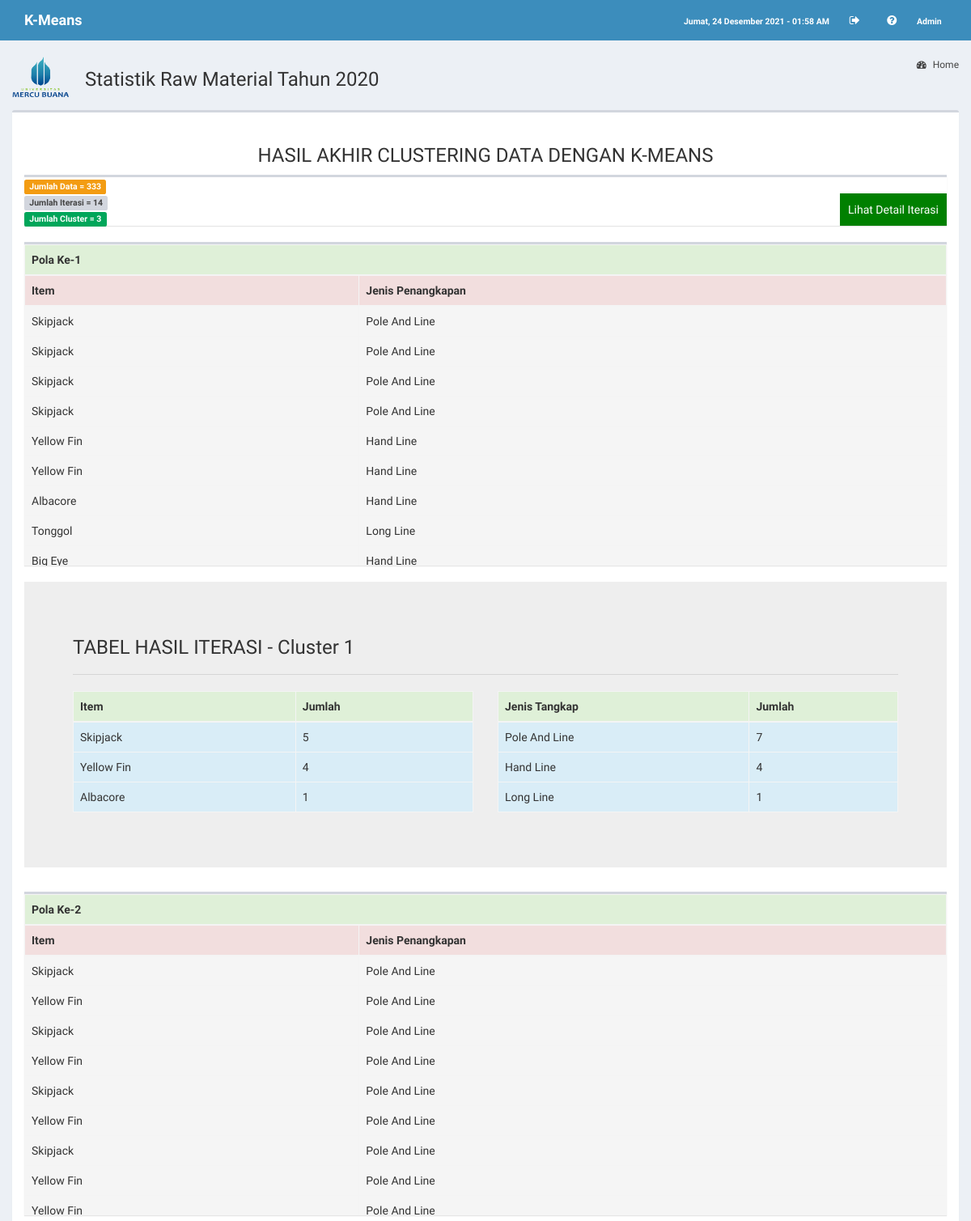
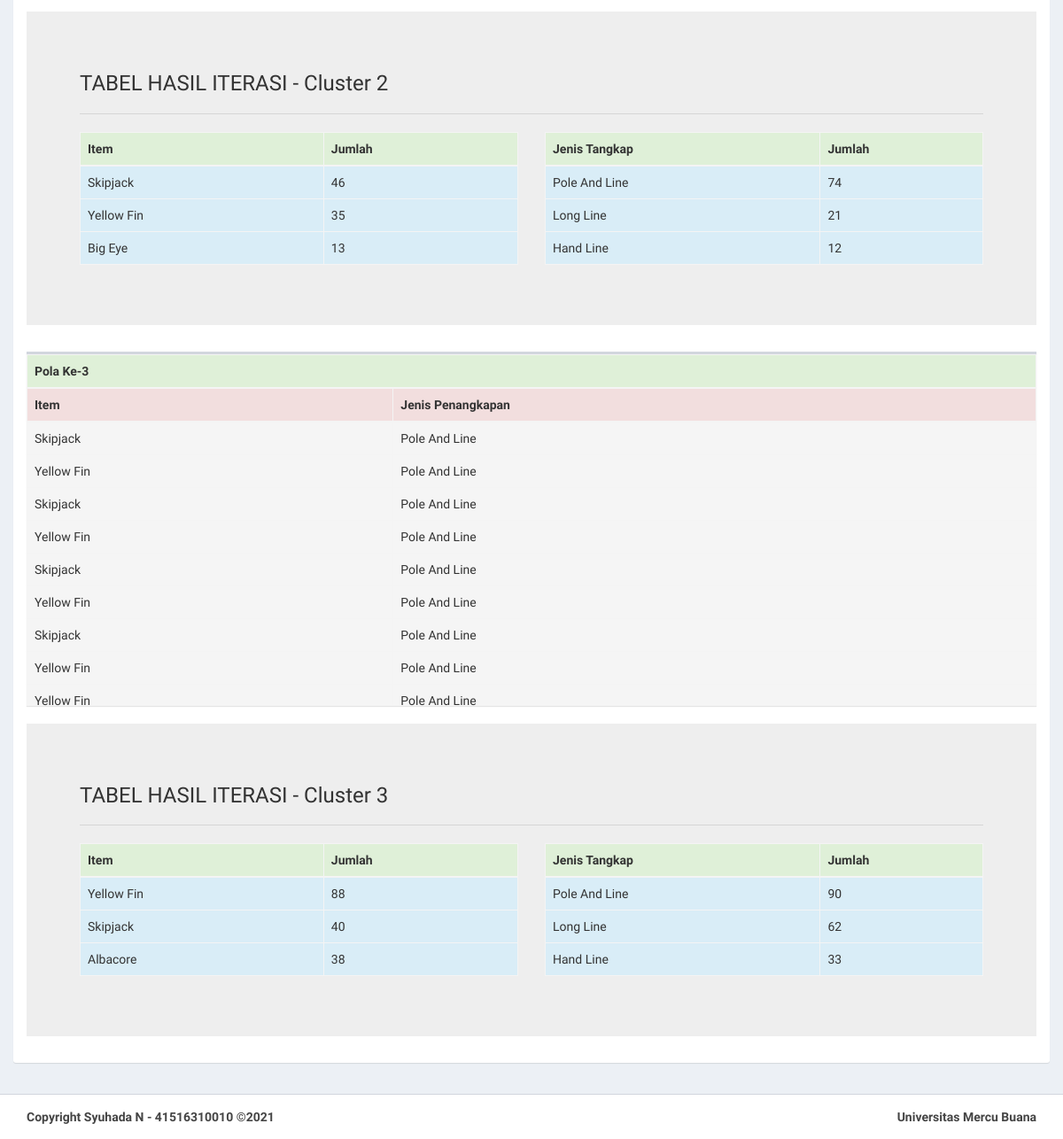
Page /index.php/mining on the committed database (2 pictures, top to bottom).
### tables this page shows
CREATE TABLE `user` (
  `id_user` int(11) NOT NULL,
  `username` varchar(50) NOT NULL,
  `password` varchar(100) NOT NULL,
  `status_user` varchar(20) NOT NULL
);

CREATE TABLE `transaksi` (
  `id_transaksi` int(11) NOT NULL,
  `no_biling` varchar(150) NOT NULL,
  `id_item` int(11) NOT NULL,
  `id_kapal` int(11) NOT NULL,
  `id_catch` int(11) NOT NULL,
  `qty` int(11) NOT NULL,
  `stok` int(11) NOT NULL,
  `id_jenis` int(11) NOT NULL,
  `tanggal` date NOT NULL
);

CREATE TABLE `item` (
  `id_item` int(11) NOT NULL,
  `nama_item` varchar(150) NOT NULL
);

CREATE TABLE `tangkap` (
  `id_catch` int(11) NOT NULL,
  `nama_catch` varchar(50) NOT NULL
);

### application/libraries/Template.php (called while the page is built)
<?php
class Template
{
    var $template_data = array();
    function set($name, $value)
    {
        $this->template_data[$name] = $value;
    }
    function load($template = '', $view = '', $view_data = array(), $return = FALSE)
    {
        $this->CI = &get_instance();
        $this->set('contents', $this->CI->load->view($view, $view_data, TRUE));
        return $this->CI->load->view($template, $this->template_data, $return);
    }
}

### application/controllers/Mining.php (called while the page is built, shortened)
<?php
class Mining extends CI_Controller
{
  public function index()
  {
    $data['title'] = 'Hasil Clustering';
    $data['con'] = $this->db->db_connect();
    $this->template->load('template/template', 'mining/index', $data);
  }
}

### index.php (called while the page is built, shortened)
<?php
require_once BASEPATH.'core/CodeIgniter.php';

### application/libraries/fungsi.php (called while the page is built, shortened)
<?php
class Fungsi
{
  protected $ci;
  function __construct()
  {
    $this->ci = &get_instance();
  }
  function user_login()
  {
    $user_id = $this->ci->session->userdata('id_user');
    $user_data = $this->ci->User_model->get($user_id)->row();
    return $user_data;
  }
}

### application/models/User_model.php (called while the page is built, shortened)
<?php
class User_model extends CI_Model
{
  public function get($id = null)
  {
    $this->db->from('user');
    $query = $this->db->get();
    return $query;
  }
}

### application/views/mining/index.php (the view, shortened to what this page needs)
<section class="content-header">
  <img src="<?= base_url('assets/logo mercu.png'); ?>" alt="" width="70" height="50" style="float: left; margin-top: 5px; margin-right:20px">
  <h3>Statistik Raw Material Tahun 2020</h3>
  <ol class="breadcrumb">
    <li><a href="<?= base_url('dashboard'); ?>"><i class="fa fa-dashboard"></i> Home</a></li>
  </ol>
</section>
<section class="content">
  <div class="box box-default">
    <br>
    <div class="container">
      <div class="row">
        <div class="col-md-12">
          <?php
          class DataSet
          {
            function __construct($v, $w, $x, $y)
            {
              $this->v = $v;
              $this->w = $w;
            }
          }
          function distance($p1, $p2)
          {
            return sqrt(pow(($p1->v - $p2->v), 2) + pow(($p1->w - $p2->w), 2) + pow(($p1->x - $p2->x), 2) + pow(($p1->y - $p2->y), 2));
          }
          function dump($table, $centroid, $k)
          {
            $cluster = array();
            foreach ($table as $row) {
              $minValue = 999999;
              $minID = 0;
              for ($i = 0; $i < $k; $i++) {
                $dist = distance($row, $centroid[$i]);
                if ($minValue > $dist) {
                  $minID = $i;
                  $minValue = $dist;
                }
              }
              $cluster[] = $minID;
            }
            return $cluster;
          }
          function dump_group($centroid, $group, $k)
          {
            for ($i = 0; $i < $k; $i++) {
              $v = 0;
              $w = 0;
              $x = 0;
              $y = 0;
              $c = 0;
              foreach ($group[$i] as $set) {
                $c++;
                $v += $set->v;
                $w += $set->w;
                $x += $set->x;
                $y += $set->y;
              }
              $v /= $c;
              $w /= $c;
              $x /= $c;
              $y /= $c;
              $centroid[$i] = new DataSet($v, $w, $x, $y);
            }
            return $centroid;
          }
          if (isset($_REQUEST['data'])) {
            $var = $_REQUEST['data'];
          } else
            $sql = "SELECT id_item, id_catch, qty, id_kapal FROM transaksi";
          $result = mysqli_query($con, $sql);
          while ($r = mysqli_fetch_assoc($result)) {
            $var1[] = array('v' => $r['id_item'], 'w' => $r['id_catch'], 'x' => $r['qty'], 'y' => $r['id_kapal']);
          }
          $var = json_encode($var1);
          if (isset($_REQUEST['k']))
            $k = $_REQUEST['k'];
          else
            $k = 3;
          $obj = json_decode($var);
          $table = array();
          foreach ($obj as $row) {
            $table[] = new DataSet($row->v, $row->w, $row->x, $row->y);
          }
          $centroid = array();
          for ($i = 0; $i < $k; $i++)
            $centroid[] = new DataSet($table[$i]->v, $table[$i]->w, $table[$i]->x, $table[$i]->y);
          $iteration_limit = 100;
          for ($iteration = 0; $iteration < $iteration_limit; $iteration++) {
            $cluster = dump($table, $centroid, $k);
            $group = array();
            for ($i = 0; $i < $k; $i++) {
              $group[] = array();
            }
            $i = 0;
            foreach ($table as $row) {
              $group[$cluster[$i]][] = new DataSet($row->v, $row->w, $row->x, $row->y);
              $i++;
            }
            $new_centroid = dump_group($centroid, $group, $k);
            $flag = true;
            $i = 0;
            foreach ($new_centroid as $g) {
              if (
                $centroid[$i]->v != $new_centroid[$i]->v || $centroid[$i]->w != $new_centroid[$i]->w || $centroid[$i]->x != $new_centroid[$i]->x
                || $centroid[$i]->y != $new_centroid[$i]->y
              ) {
                $flag = false;
                break;
              }
              $i++;
            }
            if ($flag) {
              break;
            }
            $i = 0;
            foreach ($new_centroid as $g) {
              $centroid[$i] = new DataSet($g->v, $g->w, $g->x, $g->y);
              $i++;
            }
          }
          ?>
          <h3 align="center">HASIL AKHIR CLUSTERING DATA DENGAN K-MEANS</h3>
          <div class="box box-default" id="info_iterasi" style="border-radius: 0;">
            <label class="label label-warning">Jumlah Data = <?= count($obj); ?></label><br />
            <label class="label label-default">Jumlah Iterasi = <?= $iteration; ?></label><br />
            <label class="label label-success">Jumlah Cluster = <?= $k; ?></label>
            <a href="<?= base_url('mining/detail'); ?>" style="float: right; background: green; color: white; padding: 10px; margin-top: -20px; text-decoration: none;">Lihat Detail Iterasi</a>
          </div>
          <?php
          for ($i = 0; $i < count($group); $i++) {
            $itemCount[$i] = array();
            $tangkapCount[$i] = array();
          ?>
            <div class="box box-default" style="border-radius: 0; overflow: scroll; height: 400px;">
              <table class="table table-hover table-bordered">
                <thead>
                  <tr class="success">
                    <th colspan="5">Pola Ke-<?= $i + 1; ?></th>
                  </tr>
                  <tr class="danger">
                    <th>Item</th>
                    <th>Jenis Penangkapan</th>
                  </tr>
                </thead>
                <tbody>
                  <?php
                  $item = array();
                  $tangkap = array();
                  foreach ($group[$i] as $var) {
                    $sqlitem = "SELECT nama_item FROM item WHERE id_item = $var->v";
                    $resitem = mysqli_query($con, $sqlitem);
                    while ($ritem = mysqli_fetch_assoc($resitem)) {
                      $item = $ritem;
                    }
                    $sqltangkap = "SELECT nama_catch FROM tangkap WHERE id_catch = $var->w";
                    $restangkap = mysqli_query($con, $sqltangkap);
                    while ($rtangkap = mysqli_fetch_assoc($restangkap)) {
                      $tangkap = $rtangkap;
                    }
                    echo "<tr class='active'>
                        <td>" . $item['nama_item'] . "</td>
                        <td>" . $tangkap['nama_catch'] . "</td>
                      </tr>";
                    array_push($itemCount[$i], $item['nama_item']);
                    array_push($tangkapCount[$i], $tangkap['nama_catch']);
                  }
                  $jmlitem[$i] = array_count_values($itemCount[$i]);
                  arsort($jmlitem[$i]);
                  $jmltangkap[$i] = array_count_values($tangkapCount[$i]);
                  arsort($jmltangkap[$i]);
                  ?>
                </tbody>
              </table>
            </div>
            <?php
            $tampilitem = array_values($jmlitem[$i]);
            $tampiltangkap = array_values($jmltangkap[$i]);
            $tnitem = array_keys($jmlitem[$i]);
            $tntangkap = array_keys($jmltangkap[$i]);
            ?>
            <div class="jumbotron" style="border-radius: 0;">
              <h3>TABEL HASIL ITERASI - Cluster <?= $i + 1; ?></h3>
              <hr>
              <div class="row">
                <div class="col-md-6">
                  <table class="table table-bordered">
                    <thead>
                      <tr class="success">
                        <th>Item</th>
                        <th>Jumlah</th>
                      </tr>
                    </thead>
                    <tbody>
                      <?php
                      for ($tp = 0; $tp < (count($tampilitem) / count($tampilitem) * 3); $tp++) {
                        echo "<tr class='info'>
                          <td>" . $tnitem[$tp] . "</td>
                          <td>" . $tampilitem[$tp] . "</td>
                          </tr>";
                      }
                      ?>
                    </tbody>
                  </table>
                </div>
                <div class="col-md-6">
                  <table class="table table-bordered">
                    <thead>
                      <tr class="success">
                        <th>Jenis Tangkap</th>
                        <th>Jumlah</th>
                      </tr>
                    </thead>
                    <tbody>
                      <?php
                      for ($tj = 0; $tj < (count($tampiltangkap) / count($tampiltangkap) * 3); $tj++) {
                        echo "<tr class='info'>
                          <td>" . $tntangkap[$tj] . "</td>
                          <td>" . $tampiltangkap[$tj] . "</td>
                          </tr>";
                      }
                      ?>
                    </tbody>
                  </table>
                </div>
              </div>
            </div>
          <?php
          }
          ?>
        </div>
      </div>
    </div>
  </div>
</section>

### application/views/template/template.php (shortened to what this page needs)
<!DOCTYPE html>
<html>
<head>
  <link rel="stylesheet" href="<?= base_url() ?>assets/bootstrap/css/bootstrap.min.css">
  <link rel="stylesheet" href="<?= base_url('assets/bootstrap/fonts/font-awesome.min.css'); ?>">
  <link rel="stylesheet" href="https://cdnjs.cloudflare.com/ajax/libs/ionicons/2.0.1/css/ionicons.min.css">
  <link rel="stylesheet" href="<?= base_url('assets/plugins/datatables/dataTables.bootstrap.css'); ?>" />
  <link rel="stylesheet" href="<?= base_url() ?>assets/dist/css/input.css">
  <link rel="stylesheet" href="<?= base_url('assets/plugins/datepicker/datepicker3.css'); ?>">
  <link rel="stylesheet" href="<?= base_url() ?>assets/dist/css/AdminLTE.min.css">
  <link rel="stylesheet" href="<?= base_url() ?>assets/dist/css/skins/_all-skins.min.css">
</head>
<body class="hold-transition skin-blue layout-top-nav">
  <div class="wrapper">
    <header class="main-header">
      <nav class="navbar navbar-static-top">
        <div class="container">
          <div class="navbar-header">
            <a href="<?= base_url('dashboard'); ?>" class="navbar-brand"><b>K-Means</b></a>
          </div>
          <div class="navbar-custom-menu">
            <ul class="nav navbar-nav">
              <li>
                <span class="label">
                  <?php
                  $hari = array("Minggu", "Senin", "Selasa", "Rabu", "Kamis", "Jumat", "Sabtu");
                  $bulan = array("", "Januari", "Februari", "Maret", "April", "Mei", "Juni", "Juli", "Agustus", "September", "Oktober", "November", "Desember");
                  echo $hari[date("w")] . ", " . date("j") . " " . $bulan[date("n")] . " " . date("Y");
                  ?> - <span id="time"></span>
                </span>
              </li>
              <li><a href="<?= base_url('auth/logout'); ?>" data-toggle="tooltip"><i class="fa fa-sign-out"></i></a></li>
              <li><a href="<?= base_url('auth/about'); ?>" data-toggle="tooltip"><i class="fa fa-question-circle"></i></a></li>
              <span class="label"><?= $this->fungsi->user_login()->username ?></span>
            </ul>
          </div>
        </div>
      </nav>
    </header>
    <div class="content-wrapper">
      <?= $contents ?>
    </div>
  </div>
  <footer class="main-footer">
    <div class="container">
      <div class="pull-right hidden-xs">
        <b>Universitas Mercu Buana</b>
      </div>
      <strong>Copyright Syuhada N - 41516310010 &copy;2021</strong>
    </div>
  </footer>
</body>
</html>

### rows in the picture
user: username "Admin"
transaksi: id_item.nama_item "Skipjack", id_catch.nama_catch "Pole And Line"
transaksi: id_item.nama_item "Skipjack", id_catch.nama_catch "Pole And Line"
transaksi: id_item.nama_item "Skipjack", id_catch.nama_catch "Pole And Line"
transaksi: id_item.nama_item "Skipjack", id_catch.nama_catch "Pole And Line"
transaksi: id_item.nama_item "Yellow Fin", id_catch.nama_catch "Hand Line"
transaksi: id_item.nama_item "Yellow Fin", id_catch.nama_catch "Hand Line"
item: nama_item "Albacore", tangkap.nama_catch "Hand Line"
transaksi: id_item.nama_item "Tonggol", id_catch.nama_catch "Long Line"
item: nama_item "Big Eye", tangkap.nama_catch "Hand Line"
transaksi: id_kapal "5", id_item "4", id_catch "1"
transaksi: id_item.nama_item "Skipjack", id_catch.nama_catch "Pole And Line"
transaksi: id_item.nama_item "Yellow Fin", id_catch.nama_catch "Pole And Line"
transaksi: id_item.nama_item "Skipjack", id_catch.nama_catch "Pole And Line"
transaksi: id_item.nama_item "Yellow Fin", id_catch.nama_catch "Pole And Line"
transaksi: id_item.nama_item "Skipjack", id_catch.nama_catch "Pole And Line"
transaksi: id_item.nama_item "Yellow Fin", id_catch.nama_catch "Pole And Line"
transaksi: id_item.nama_item "Skipjack", id_catch.nama_catch "Pole And Line"
transaksi: id_item.nama_item "Yellow Fin", id_catch.nama_catch "Pole And Line"
transaksi: id_item.nama_item "Yellow Fin", id_catch.nama_catch "Pole And Line"
transaksi: id_item.nama_item "Skipjack", id_catch.nama_catch "Pole And Line"
transaksi: id_item.nama_item "Yellow Fin", id_catch.nama_catch "Pole And Line"
transaksi: id_item.nama_item "Skipjack", id_catch.nama_catch "Pole And Line"
transaksi: id_item.nama_item "Yellow Fin", id_catch.nama_catch "Pole And Line"
transaksi: id_item.nama_item "Skipjack", id_catch.nama_catch "Pole And Line"
transaksi: id_item.nama_item "Yellow Fin", id_catch.nama_catch "Pole And Line"
transaksi: id_item.nama_item "Skipjack", id_catch.nama_catch "Pole And Line"
transaksi: id_item.nama_item "Yellow Fin", id_catch.nama_catch "Pole And Line"
transaksi: id_item.nama_item "Yellow Fin", id_catch.nama_catch "Pole And Line"

### other values in the picture
count($obj) "333"
$iteration "14"
$k "3"
$tnitem[$tp] "Skipjack"
$tnitem[$tp] "Yellow Fin"
$tnitem[$tp] "Albacore"
$tntangkap[$tj] "Pole And Line"
$tampiltangkap[$tj] "7"
$tntangkap[$tj] "Hand Line"
$tampiltangkap[$tj] "4"
$tntangkap[$tj] "Long Line"
$tampiltangkap[$tj] "1"
$tampilitem[$tp] "46"
$tampilitem[$tp] "35"
$tnitem[$tp] "Big Eye"
